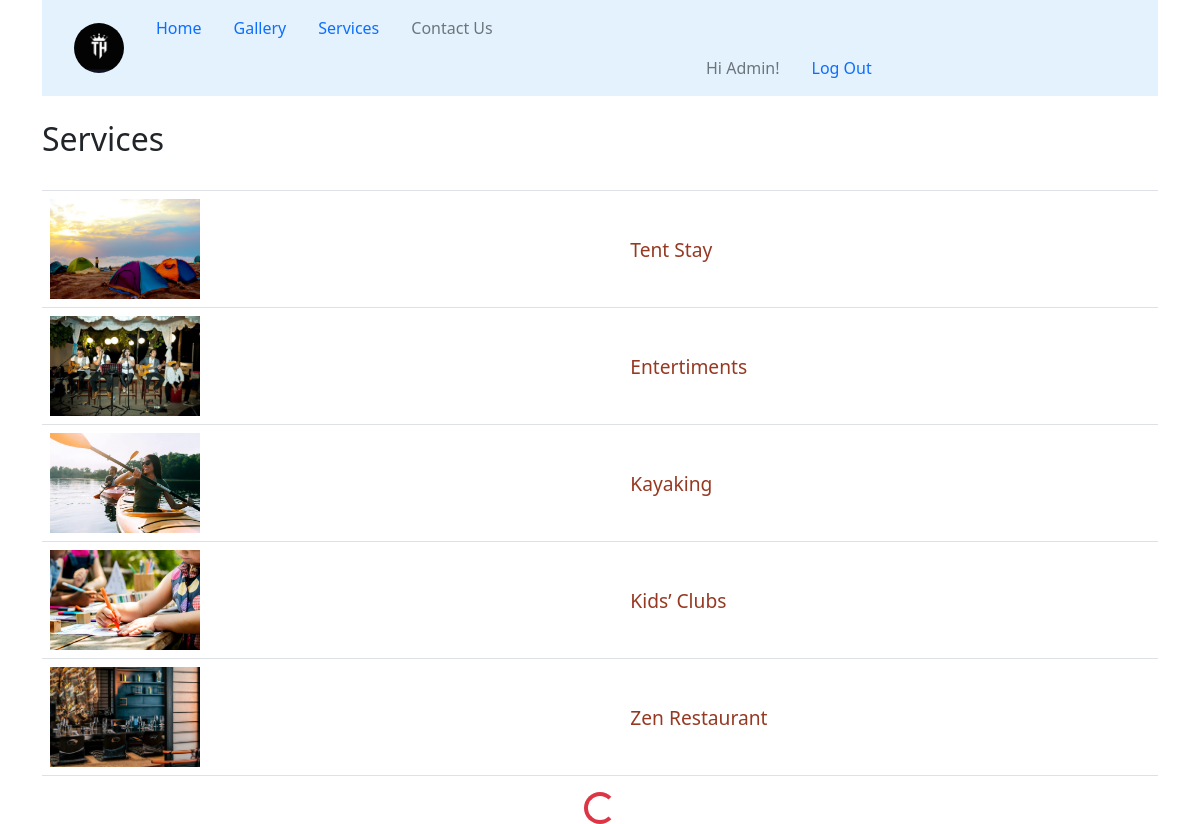
The page /services/endless (signed in) on the database its author committed.
### Apps/Services/models.py (models this page shows, shortened)
class Services(models.Model):
    name = models.CharField(max_length=40)
    slug = models.SlugField(unique=True, default=name)
    discription = RichTextField(null=True)
    create_time = DateTimeField(blank=True, auto_now_add=True)
    last_used_time = DateTimeField(null=True, blank=True)

class Images(models.Model):
    number = models.ForeignKey(Services, on_delete=models.CASCADE)
    images = models.ImageField(upload_to="service_images", max_length=256)

### Apps/Services/views.py (the view)
# urls.py: path('endless', views.EndlessScroll.as_view(), name='infinity'),
class EndlessScroll(ListView):
    model = Services
    template_name = 'services/endless_service.html'
    context_object_name = 'resort_services'
    paginate_by = 5
    ordering = ['-create_time']

### templates/services/endless_service.html (shortened to what this page needs)
<html>
    <head>
        {% load static %}
        <link rel="stylesheet" type="text/css" href="{% static 'mine/css/spinner-style.css' %}">
        <link rel="stylesheet" type="text/css" href="{% static 'assets/css/bootstrap.min.css' %}">
        <link rel="stylesheet" type="text/css" href="{% static 'mine/css/style.css' %}">
    </head>
    <body>
    <div class="container">
        <nav class="navbar navbar-expand-lg navbar-light" style="background-color: #e3f2fd;">
            <a class="navbar-brand" href="{% url 'Authentication:index' %}"><img class="rounded-circle ms-3" alt="" style="width: 50px;height: 50px;"></a>
            <ul class="nav-bar nav">
                <li class="nav-item">
                    <a class="nav-link" href="{% url 'Authentication:index' %}">Home</a>
                </li>
                    <li class="nav-item">
                        <a class="nav-link" href="{% url 'service:infinity' %}">Gallery</a>
                    </li>
                <li class="nav-item">
                    <a class="nav-link" href="{% url 'service:lists' %}">Services</a>
                </li>
                <li class="nav-item">
                    <a class="nav-link disabled" href="#">Contact Us</a>
                </li>
                {% if user.is_authenticated %}
                <li class="nav-item" style="margin-left:550px;">
                        <a class="nav-link disabled" href="#">Hi {{ user.username | capfirst}}!</a>
                    </li>
                <li class="nav-item" >
                        <a class="nav-link" href="{% url 'logout' %}?next={{ request.get_full_path }}">Log Out</a>
                </li>
                {% endif %}
             </ul>
        </nav>
    </div>
    <div class="container">
    <br> <h2>Services</h2> <br>
        <table class="table infinite-container">
            {% if resort_services %}
            {% for list in resort_services %}
            <tr class="infinite-item">
                <td>
                    {% if list.images_set.all %}
                        <img src="{{ list.images_set.first.images.url }}" alt="img" class="list-img">
                    {% else %}
                        <p>No Images available!!</p>
                    {% endif %}
                </td>
                <td class=" align-middle"><a class="elements" href="{% url 'service:datas' list.slug %}">{{ list.name }}</a></td>
            </tr>
            {% endfor %}
            {% else %}
            <tr>
                <th> <strong>No Data Available!</strong></th>
            </tr>
            {% endif %}
        </table>
    </div>
                <div class="d-flex justify-content-center" style="display:none;">
                    <div class="spinner-border text-danger" role="status">
                    </div>
                </div>
    </body>
</html>

### static/mine/css/style.css (style rules this page uses)
::placeholder { padding: 15px; }
.list-img { width: 150px; height: 100px; max-width: 150px; max-height: 150px; object-fit: cover; }
.elements { text-decoration: none; color: rgb(150, 57, 34); font-weight: 400; font-size: larger; }

### rows shown on the page
Services: images_set.first.images (picture), name "Tent Stay"
Services: images_set.first.images (picture), name "Entertiments"
Services: images_set.first.images (picture), name "Kayaking"
Services: images_set.first.images (picture), name "Kids’ Clubs"
Services: images_set.first.images (picture), name "Zen Restaurant"

### other values the page prints
{{ user.username | capfirst }} "Admin"
